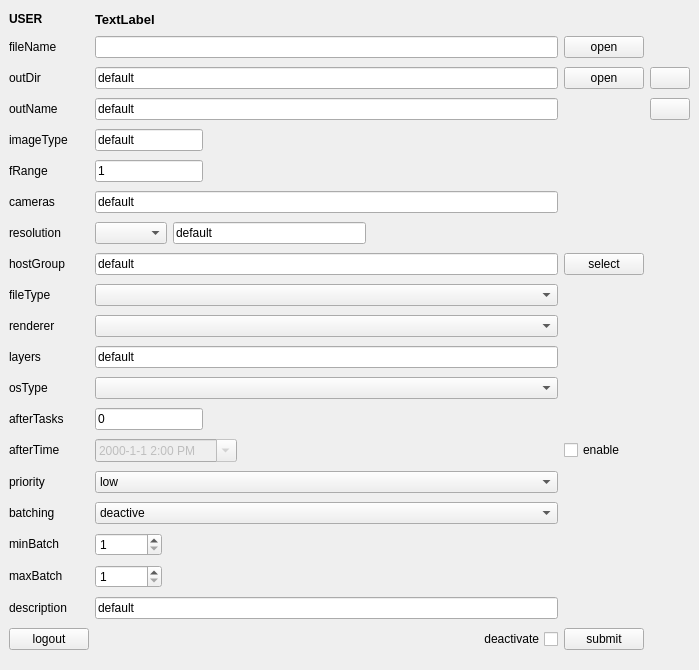
<?xml version="1.0" encoding="UTF-8"?>
<ui version="4.0">
 <class>rbhusSubmit</class>
 <widget class="QMainWindow" name="rbhusSubmit">
  <property name="geometry">
   <rect>
    <x>0</x>
    <y>0</y>
    <width>699</width>
    <height>670</height>
   </rect>
  </property>
  <property name="windowTitle">
   <string>rbhusSubmit</string>
  </property>
  <widget class="QWidget" name="centralwidget">
   <layout class="QGridLayout" name="gridLayout">
    <item row="11" column="1">
     <widget class="QComboBox" name="comboRenderer">
      <property name="sizePolicy">
       <sizepolicy hsizetype="Expanding" vsizetype="Fixed">
        <horstretch>0</horstretch>
        <verstretch>0</verstretch>
       </sizepolicy>
      </property>
     </widget>
    </item>
    <item row="17" column="0">
     <widget class="QLabel" name="labelPrio">
      <property name="sizePolicy">
       <sizepolicy hsizetype="Maximum" vsizetype="Fixed">
        <horstretch>0</horstretch>
        <verstretch>0</verstretch>
       </sizepolicy>
      </property>
      <property name="text">
       <string>priority</string>
      </property>
     </widget>
    </item>
    <item row="19" column="1">
     <widget class="QComboBox" name="comboBatching">
      <property name="sizePolicy">
       <sizepolicy hsizetype="MinimumExpanding" vsizetype="Fixed">
        <horstretch>0</horstretch>
        <verstretch>0</verstretch>
       </sizepolicy>
      </property>
      <item>
       <property name="text">
        <string>deactive</string>
       </property>
      </item>
      <item>
       <property name="text">
        <string>active</string>
       </property>
      </item>
     </widget>
    </item>
    <item row="21" column="1">
     <widget class="QSpinBox" name="spinMaxBatch">
      <property name="sizePolicy">
       <sizepolicy hsizetype="Maximum" vsizetype="Fixed">
        <horstretch>0</horstretch>
        <verstretch>0</verstretch>
       </sizepolicy>
      </property>
      <property name="minimum">
       <number>1</number>
      </property>
      <property name="maximum">
       <number>999999999</number>
      </property>
     </widget>
    </item>
    <item row="24" column="0">
     <widget class="QPushButton" name="pushLogout">
      <property name="text">
       <string>logout</string>
      </property>
     </widget>
    </item>
    <item row="2" column="2">
     <widget class="QPushButton" name="pushOutDir">
      <property name="sizePolicy">
       <sizepolicy hsizetype="Maximum" vsizetype="Fixed">
        <horstretch>0</horstretch>
        <verstretch>0</verstretch>
       </sizepolicy>
      </property>
      <property name="text">
       <string>open</string>
      </property>
     </widget>
    </item>
    <item row="0" column="0">
     <widget class="QLabel" name="label">
      <property name="sizePolicy">
       <sizepolicy hsizetype="Preferred" vsizetype="Fixed">
        <horstretch>0</horstretch>
        <verstretch>0</verstretch>
       </sizepolicy>
      </property>
      <property name="font">
       <font>
        <weight>75</weight>
        <bold>true</bold>
       </font>
      </property>
      <property name="text">
       <string>USER</string>
      </property>
     </widget>
    </item>
    <item row="2" column="4">
     <widget class="QPushButton" name="autoOutDir">
      <property name="sizePolicy">
       <sizepolicy hsizetype="Maximum" vsizetype="Fixed">
        <horstretch>0</horstretch>
        <verstretch>0</verstretch>
       </sizepolicy>
      </property>
      <property name="text">
       <string/>
      </property>
      <property name="iconSize">
       <size>
        <width>12</width>
        <height>12</height>
       </size>
      </property>
     </widget>
    </item>
    <item row="13" column="0">
     <widget class="QLabel" name="labelLayer">
      <property name="sizePolicy">
       <sizepolicy hsizetype="Maximum" vsizetype="Fixed">
        <horstretch>0</horstretch>
        <verstretch>0</verstretch>
       </sizepolicy>
      </property>
      <property name="text">
       <string>layers</string>
      </property>
     </widget>
    </item>
    <item row="6" column="0">
     <widget class="QLabel" name="labelFrange">
      <property name="sizePolicy">
       <sizepolicy hsizetype="Maximum" vsizetype="Fixed">
        <horstretch>0</horstretch>
        <verstretch>0</verstretch>
       </sizepolicy>
      </property>
      <property name="text">
       <string>fRange     </string>
      </property>
     </widget>
    </item>
    <item row="2" column="0">
     <widget class="QLabel" name="labelOutDir">
      <property name="sizePolicy">
       <sizepolicy hsizetype="Maximum" vsizetype="Fixed">
        <horstretch>0</horstretch>
        <verstretch>0</verstretch>
       </sizepolicy>
      </property>
      <property name="text">
       <string>outDir</string>
      </property>
     </widget>
    </item>
    <item row="8" column="0">
     <widget class="QLabel" name="labelResolution">
      <property name="sizePolicy">
       <sizepolicy hsizetype="Maximum" vsizetype="Fixed">
        <horstretch>0</horstretch>
        <verstretch>0</verstretch>
       </sizepolicy>
      </property>
      <property name="text">
       <string>resolution</string>
      </property>
     </widget>
    </item>
    <item row="20" column="0">
     <widget class="QLabel" name="labelMinBatch">
      <property name="sizePolicy">
       <sizepolicy hsizetype="Maximum" vsizetype="Fixed">
        <horstretch>0</horstretch>
        <verstretch>0</verstretch>
       </sizepolicy>
      </property>
      <property name="text">
       <string>minBatch</string>
      </property>
     </widget>
    </item>
    <item row="1" column="0">
     <widget class="QLabel" name="labelFileName">
      <property name="sizePolicy">
       <sizepolicy hsizetype="Maximum" vsizetype="Fixed">
        <horstretch>0</horstretch>
        <verstretch>0</verstretch>
       </sizepolicy>
      </property>
      <property name="text">
       <string>fileName</string>
      </property>
     </widget>
    </item>
    <item row="2" column="1">
     <widget class="QLineEdit" name="lineEditOutDir">
      <property name="sizePolicy">
       <sizepolicy hsizetype="MinimumExpanding" vsizetype="Fixed">
        <horstretch>0</horstretch>
        <verstretch>0</verstretch>
       </sizepolicy>
      </property>
      <property name="toolTip">
       <string/>
      </property>
      <property name="whatsThis">
       <string>output directory to dump files</string>
      </property>
      <property name="text">
       <string>default</string>
      </property>
      <property name="dragEnabled">
       <bool>true</bool>
      </property>
     </widget>
    </item>
    <item row="10" column="1">
     <widget class="QComboBox" name="comboFileType">
      <property name="sizePolicy">
       <sizepolicy hsizetype="Expanding" vsizetype="Fixed">
        <horstretch>0</horstretch>
        <verstretch>0</verstretch>
       </sizepolicy>
      </property>
     </widget>
    </item>
    <item row="4" column="1">
     <widget class="QLineEdit" name="lineEditOutName">
      <property name="sizePolicy">
       <sizepolicy hsizetype="MinimumExpanding" vsizetype="Fixed">
        <horstretch>0</horstretch>
        <verstretch>0</verstretch>
       </sizepolicy>
      </property>
      <property name="toolTip">
       <string>name of the image file. eg: wtf.png</string>
      </property>
      <property name="whatsThis">
       <string>&lt;html&gt;&lt;head/&gt;&lt;body&gt;&lt;p&gt;name of the image file. eg: &lt;span style=&quot; font-weight:600;&quot;&gt;wtfigo.png&lt;/span&gt;&lt;/p&gt;&lt;/body&gt;&lt;/html&gt;</string>
      </property>
      <property name="text">
       <string>default</string>
      </property>
      <property name="dragEnabled">
       <bool>true</bool>
      </property>
     </widget>
    </item>
    <item row="14" column="1">
     <widget class="QComboBox" name="comboOsType">
      <property name="sizePolicy">
       <sizepolicy hsizetype="MinimumExpanding" vsizetype="Fixed">
        <horstretch>0</horstretch>
        <verstretch>0</verstretch>
       </sizepolicy>
      </property>
     </widget>
    </item>
    <item row="16" column="2">
     <widget class="QCheckBox" name="checkAfterTime">
      <property name="sizePolicy">
       <sizepolicy hsizetype="Maximum" vsizetype="Fixed">
        <horstretch>0</horstretch>
        <verstretch>0</verstretch>
       </sizepolicy>
      </property>
      <property name="text">
       <string>enable</string>
      </property>
     </widget>
    </item>
    <item row="14" column="0">
     <widget class="QLabel" name="labelOsType">
      <property name="sizePolicy">
       <sizepolicy hsizetype="Maximum" vsizetype="Fixed">
        <horstretch>0</horstretch>
        <verstretch>0</verstretch>
       </sizepolicy>
      </property>
      <property name="text">
       <string>osType</string>
      </property>
     </widget>
    </item>
    <item row="10" column="0">
     <widget class="QLabel" name="labeFileType">
      <property name="sizePolicy">
       <sizepolicy hsizetype="Maximum" vsizetype="Fixed">
        <horstretch>0</horstretch>
        <verstretch>0</verstretch>
       </sizepolicy>
      </property>
      <property name="text">
       <string>fileType</string>
      </property>
     </widget>
    </item>
    <item row="1" column="2">
     <widget class="QPushButton" name="pushFileName">
      <property name="sizePolicy">
       <sizepolicy hsizetype="Maximum" vsizetype="Fixed">
        <horstretch>0</horstretch>
        <verstretch>0</verstretch>
       </sizepolicy>
      </property>
      <property name="text">
       <string>open</string>
      </property>
     </widget>
    </item>
    <item row="16" column="1">
     <widget class="QDateTimeEdit" name="afterTimeEdit">
      <property name="enabled">
       <bool>false</bool>
      </property>
      <property name="sizePolicy">
       <sizepolicy hsizetype="Fixed" vsizetype="Fixed">
        <horstretch>0</horstretch>
        <verstretch>0</verstretch>
       </sizepolicy>
      </property>
      <property name="time">
       <time>
        <hour>14</hour>
        <minute>0</minute>
        <second>0</second>
       </time>
      </property>
      <property name="currentSection">
       <enum>QDateTimeEdit::YearSection</enum>
      </property>
      <property name="displayFormat">
       <string>yyyy-M-d h:mm A</string>
      </property>
      <property name="calendarPopup">
       <bool>true</bool>
      </property>
     </widget>
    </item>
    <item row="15" column="1">
     <widget class="QLineEdit" name="lineEditAfterTask">
      <property name="sizePolicy">
       <sizepolicy hsizetype="Maximum" vsizetype="Fixed">
        <horstretch>0</horstretch>
        <verstretch>0</verstretch>
       </sizepolicy>
      </property>
      <property name="text">
       <string>0</string>
      </property>
     </widget>
    </item>
    <item row="6" column="1">
     <widget class="QLineEdit" name="lineEditFrange">
      <property name="sizePolicy">
       <sizepolicy hsizetype="Maximum" vsizetype="Fixed">
        <horstretch>0</horstretch>
        <verstretch>0</verstretch>
       </sizepolicy>
      </property>
      <property name="toolTip">
       <string/>
      </property>
      <property name="whatsThis">
       <string>&lt;html&gt;&lt;head/&gt;&lt;body&gt;&lt;p&gt;frame range in the format&lt;/p&gt;&lt;p&gt;startframe-endframe:byframes&lt;/p&gt;&lt;p&gt;eg:&lt;/p&gt;&lt;p&gt;render frames from 1 to 100 	: &lt;span style=&quot; font-weight:600;&quot;&gt;1-100&lt;/span&gt;&lt;/p&gt;&lt;p&gt;render every 5th frame from 1 to 100 	: &lt;span style=&quot; font-weight:600;&quot;&gt;1-100:5&lt;/span&gt;&lt;/p&gt;&lt;p&gt;render 1 frame 		:&lt;span style=&quot; font-weight:600;&quot;&gt; 1&lt;/span&gt;&lt;/p&gt;&lt;p&gt;&lt;br/&gt;&lt;/p&gt;&lt;p&gt;&lt;br/&gt;&lt;/p&gt;&lt;/body&gt;&lt;/html&gt;</string>
      </property>
      <property name="text">
       <string>1</string>
      </property>
     </widget>
    </item>
    <item row="13" column="1">
     <widget class="QLineEdit" name="lineEditLayer">
      <property name="sizePolicy">
       <sizepolicy hsizetype="MinimumExpanding" vsizetype="Fixed">
        <horstretch>0</horstretch>
        <verstretch>0</verstretch>
       </sizepolicy>
      </property>
      <property name="toolTip">
       <string/>
      </property>
      <property name="text">
       <string>default</string>
      </property>
     </widget>
    </item>
    <item row="16" column="0">
     <widget class="QLabel" name="labelAfterTime">
      <property name="sizePolicy">
       <sizepolicy hsizetype="Maximum" vsizetype="Fixed">
        <horstretch>0</horstretch>
        <verstretch>0</verstretch>
       </sizepolicy>
      </property>
      <property name="text">
       <string>afterTime </string>
      </property>
     </widget>
    </item>
    <item row="0" column="1">
     <widget class="QLabel" name="labelUser">
      <property name="sizePolicy">
       <sizepolicy hsizetype="Preferred" vsizetype="Fixed">
        <horstretch>0</horstretch>
        <verstretch>0</verstretch>
       </sizepolicy>
      </property>
      <property name="font">
       <font>
        <pointsize>10</pointsize>
        <weight>75</weight>
        <bold>true</bold>
        <underline>false</underline>
       </font>
      </property>
      <property name="text">
       <string>TextLabel</string>
      </property>
     </widget>
    </item>
    <item row="4" column="0">
     <widget class="QLabel" name="labelImageName">
      <property name="sizePolicy">
       <sizepolicy hsizetype="Maximum" vsizetype="Fixed">
        <horstretch>0</horstretch>
        <verstretch>0</verstretch>
       </sizepolicy>
      </property>
      <property name="text">
       <string>outName</string>
      </property>
     </widget>
    </item>
    <item row="9" column="0">
     <widget class="QLabel" name="labelHostGroup">
      <property name="sizePolicy">
       <sizepolicy hsizetype="Maximum" vsizetype="Fixed">
        <horstretch>0</horstretch>
        <verstretch>0</verstretch>
       </sizepolicy>
      </property>
      <property name="text">
       <string>hostGroup</string>
      </property>
     </widget>
    </item>
    <item row="4" column="4">
     <widget class="QPushButton" name="autoOutName">
      <property name="sizePolicy">
       <sizepolicy hsizetype="Maximum" vsizetype="Fixed">
        <horstretch>0</horstretch>
        <verstretch>0</verstretch>
       </sizepolicy>
      </property>
      <property name="text">
       <string/>
      </property>
      <property name="iconSize">
       <size>
        <width>12</width>
        <height>12</height>
       </size>
      </property>
     </widget>
    </item>
    <item row="22" column="1">
     <widget class="QLineEdit" name="lineEditDescription">
      <property name="sizePolicy">
       <sizepolicy hsizetype="MinimumExpanding" vsizetype="Fixed">
        <horstretch>0</horstretch>
        <verstretch>0</verstretch>
       </sizepolicy>
      </property>
      <property name="text">
       <string>default</string>
      </property>
      <property name="dragEnabled">
       <bool>true</bool>
      </property>
     </widget>
    </item>
    <item row="15" column="0">
     <widget class="QLabel" name="labelAfterTask">
      <property name="sizePolicy">
       <sizepolicy hsizetype="Maximum" vsizetype="Fixed">
        <horstretch>0</horstretch>
        <verstretch>0</verstretch>
       </sizepolicy>
      </property>
      <property name="text">
       <string>afterTasks</string>
      </property>
     </widget>
    </item>
    <item row="21" column="0">
     <widget class="QLabel" name="labelMaxBatch">
      <property name="sizePolicy">
       <sizepolicy hsizetype="Maximum" vsizetype="Fixed">
        <horstretch>0</horstretch>
        <verstretch>0</verstretch>
       </sizepolicy>
      </property>
      <property name="text">
       <string>maxBatch</string>
      </property>
     </widget>
    </item>
    <item row="22" column="0">
     <widget class="QLabel" name="labelDescription">
      <property name="sizePolicy">
       <sizepolicy hsizetype="Maximum" vsizetype="Fixed">
        <horstretch>0</horstretch>
        <verstretch>0</verstretch>
       </sizepolicy>
      </property>
      <property name="text">
       <string>description</string>
      </property>
     </widget>
    </item>
    <item row="1" column="1">
     <widget class="QLineEdit" name="lineEditFileName">
      <property name="sizePolicy">
       <sizepolicy hsizetype="MinimumExpanding" vsizetype="Fixed">
        <horstretch>0</horstretch>
        <verstretch>0</verstretch>
       </sizepolicy>
      </property>
      <property name="toolTip">
       <string/>
      </property>
      <property name="whatsThis">
       <string>comma seperated list of files to render</string>
      </property>
      <property name="dragEnabled">
       <bool>true</bool>
      </property>
     </widget>
    </item>
    <item row="11" column="0">
     <widget class="QLabel" name="labeRenderer">
      <property name="sizePolicy">
       <sizepolicy hsizetype="Maximum" vsizetype="Fixed">
        <horstretch>0</horstretch>
        <verstretch>0</verstretch>
       </sizepolicy>
      </property>
      <property name="text">
       <string>renderer</string>
      </property>
     </widget>
    </item>
    <item row="19" column="0">
     <widget class="QLabel" name="labelBatching">
      <property name="sizePolicy">
       <sizepolicy hsizetype="Maximum" vsizetype="Fixed">
        <horstretch>0</horstretch>
        <verstretch>0</verstretch>
       </sizepolicy>
      </property>
      <property name="text">
       <string>batching</string>
      </property>
     </widget>
    </item>
    <item row="20" column="1">
     <widget class="QSpinBox" name="spinMinBatch">
      <property name="sizePolicy">
       <sizepolicy hsizetype="Maximum" vsizetype="Fixed">
        <horstretch>0</horstretch>
        <verstretch>0</verstretch>
       </sizepolicy>
      </property>
      <property name="minimum">
       <number>1</number>
      </property>
      <property name="maximum">
       <number>999999999</number>
      </property>
     </widget>
    </item>
    <item row="7" column="0">
     <widget class="QLabel" name="labelCamera">
      <property name="sizePolicy">
       <sizepolicy hsizetype="Maximum" vsizetype="Fixed">
        <horstretch>0</horstretch>
        <verstretch>0</verstretch>
       </sizepolicy>
      </property>
      <property name="text">
       <string>cameras</string>
      </property>
     </widget>
    </item>
    <item row="17" column="1">
     <widget class="QComboBox" name="comboPrio">
      <property name="sizePolicy">
       <sizepolicy hsizetype="MinimumExpanding" vsizetype="Fixed">
        <horstretch>0</horstretch>
        <verstretch>0</verstretch>
       </sizepolicy>
      </property>
      <item>
       <property name="text">
        <string>low</string>
       </property>
      </item>
      <item>
       <property name="text">
        <string>normal</string>
       </property>
      </item>
      <item>
       <property name="text">
        <string>high</string>
       </property>
      </item>
     </widget>
    </item>
    <item row="5" column="1">
     <widget class="QLineEdit" name="lineEditImageType">
      <property name="sizePolicy">
       <sizepolicy hsizetype="Maximum" vsizetype="Fixed">
        <horstretch>0</horstretch>
        <verstretch>0</verstretch>
       </sizepolicy>
      </property>
      <property name="toolTip">
       <string/>
      </property>
      <property name="whatsThis">
       <string>&lt;html&gt;&lt;head/&gt;&lt;body&gt;&lt;p&gt;type of image. &lt;/p&gt;&lt;p&gt;eg: PNG, MULTIEXR etc . &lt;/p&gt;&lt;p&gt;&lt;span style=&quot; font-style:italic; text-decoration: underline;&quot;&gt;note : image type depends on the command line interface of the program&lt;/span&gt;&lt;/p&gt;&lt;/body&gt;&lt;/html&gt;</string>
      </property>
      <property name="text">
       <string>default</string>
      </property>
     </widget>
    </item>
    <item row="5" column="0">
     <widget class="QLabel" name="labelImageType">
      <property name="sizePolicy">
       <sizepolicy hsizetype="Maximum" vsizetype="Fixed">
        <horstretch>0</horstretch>
        <verstretch>0</verstretch>
       </sizepolicy>
      </property>
      <property name="text">
       <string>imageType</string>
      </property>
     </widget>
    </item>
    <item row="8" column="1">
     <layout class="QHBoxLayout" name="horizontalLayout">
      <item>
       <widget class="QComboBox" name="comboRes">
        <property name="sizePolicy">
         <sizepolicy hsizetype="Maximum" vsizetype="Fixed">
          <horstretch>0</horstretch>
          <verstretch>0</verstretch>
         </sizepolicy>
        </property>
       </widget>
      </item>
      <item>
       <widget class="QLineEdit" name="lineEditRes">
        <property name="sizePolicy">
         <sizepolicy hsizetype="MinimumExpanding" vsizetype="Fixed">
          <horstretch>0</horstretch>
          <verstretch>0</verstretch>
         </sizepolicy>
        </property>
        <property name="toolTip">
         <string/>
        </property>
        <property name="whatsThis">
         <string>&lt;html&gt;&lt;head/&gt;&lt;body&gt;&lt;p&gt;frame range in the format&lt;/p&gt;&lt;p&gt;startframe-endframe:byframes&lt;/p&gt;&lt;p&gt;eg:&lt;/p&gt;&lt;p&gt;render frames from 1 to 100 	: &lt;span style=&quot; font-weight:600;&quot;&gt;1-100&lt;/span&gt;&lt;/p&gt;&lt;p&gt;render every 5th frame from 1 to 100 	: &lt;span style=&quot; font-weight:600;&quot;&gt;1-100:5&lt;/span&gt;&lt;/p&gt;&lt;p&gt;render 1 frame 		:&lt;span style=&quot; font-weight:600;&quot;&gt; 1&lt;/span&gt;&lt;/p&gt;&lt;p&gt;&lt;br/&gt;&lt;/p&gt;&lt;p&gt;&lt;br/&gt;&lt;/p&gt;&lt;/body&gt;&lt;/html&gt;</string>
        </property>
        <property name="text">
         <string>default</string>
        </property>
       </widget>
      </item>
      <item>
       <spacer name="horizontalSpacer_2">
        <property name="orientation">
         <enum>Qt::Horizontal</enum>
        </property>
        <property name="sizeType">
         <enum>QSizePolicy::Expanding</enum>
        </property>
        <property name="sizeHint" stdset="0">
         <size>
          <width>40</width>
          <height>20</height>
         </size>
        </property>
       </spacer>
      </item>
     </layout>
    </item>
    <item row="24" column="1">
     <layout class="QHBoxLayout" name="horizontalLayout_2">
      <item>
       <spacer name="horizontalSpacer">
        <property name="orientation">
         <enum>Qt::Horizontal</enum>
        </property>
        <property name="sizeHint" stdset="0">
         <size>
          <width>40</width>
          <height>20</height>
         </size>
        </property>
       </spacer>
      </item>
      <item>
       <widget class="QCheckBox" name="checkHold">
        <property name="sizePolicy">
         <sizepolicy hsizetype="Maximum" vsizetype="Fixed">
          <horstretch>0</horstretch>
          <verstretch>0</verstretch>
         </sizepolicy>
        </property>
        <property name="layoutDirection">
         <enum>Qt::RightToLeft</enum>
        </property>
        <property name="text">
         <string>deactivate</string>
        </property>
       </widget>
      </item>
     </layout>
    </item>
    <item row="24" column="2">
     <widget class="QPushButton" name="pushSubmit">
      <property name="sizePolicy">
       <sizepolicy hsizetype="Maximum" vsizetype="Fixed">
        <horstretch>0</horstretch>
        <verstretch>0</verstretch>
       </sizepolicy>
      </property>
      <property name="text">
       <string>submit</string>
      </property>
     </widget>
    </item>
    <item row="7" column="1">
     <widget class="QLineEdit" name="lineEditCameras">
      <property name="sizePolicy">
       <sizepolicy hsizetype="MinimumExpanding" vsizetype="Fixed">
        <horstretch>0</horstretch>
        <verstretch>0</verstretch>
       </sizepolicy>
      </property>
      <property name="toolTip">
       <string>comma seperated list of cameras to render</string>
      </property>
      <property name="text">
       <string>default</string>
      </property>
     </widget>
    </item>
    <item row="9" column="1">
     <widget class="QLineEdit" name="lineEditCameras_2">
      <property name="sizePolicy">
       <sizepolicy hsizetype="MinimumExpanding" vsizetype="Fixed">
        <horstretch>0</horstretch>
        <verstretch>0</verstretch>
       </sizepolicy>
      </property>
      <property name="toolTip">
       <string>comma seperated list of cameras to render</string>
      </property>
      <property name="text">
       <string>default</string>
      </property>
      <property name="readOnly">
       <bool>true</bool>
      </property>
     </widget>
    </item>
    <item row="9" column="2">
     <widget class="QPushButton" name="pushOutDir_2">
      <property name="sizePolicy">
       <sizepolicy hsizetype="Maximum" vsizetype="Fixed">
        <horstretch>0</horstretch>
        <verstretch>0</verstretch>
       </sizepolicy>
      </property>
      <property name="text">
       <string>select</string>
      </property>
     </widget>
    </item>
   </layout>
  </widget>
 </widget>
 <resources/>
 <connections/>
</ui>
